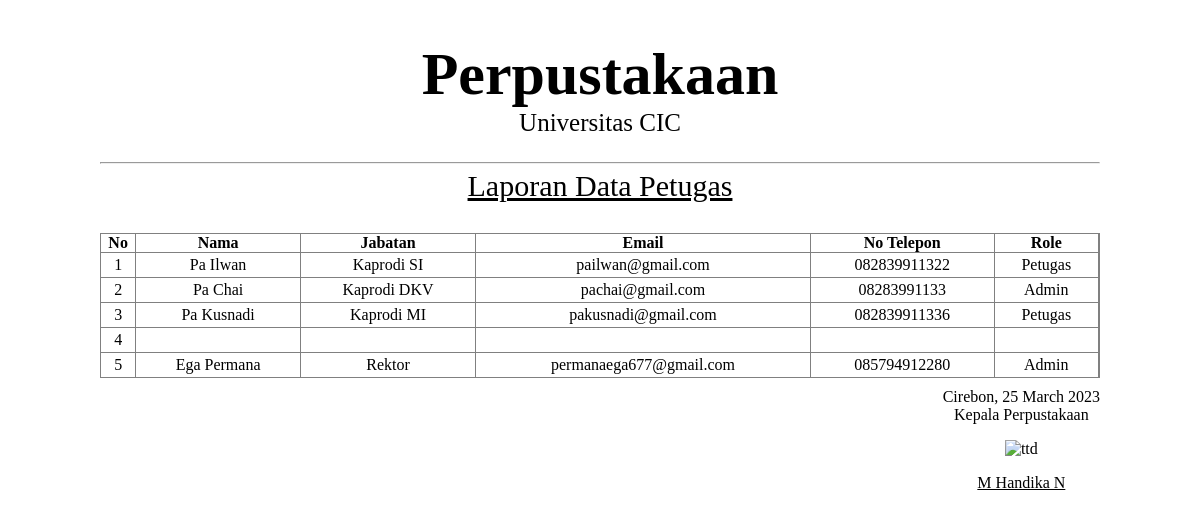
Page /Admin/lapPetugas.php on the committed database.
### tables this page shows
CREATE TABLE `petugas` (
  `id_petugas` int(11) NOT NULL,
  `nama_petugas` varchar(50) NOT NULL,
  `password` varchar(333) NOT NULL,
  `jabatan_petugas` varchar(50) NOT NULL,
  `email` varchar(100) NOT NULL,
  `no_telp` varchar(50) NOT NULL,
  `role` varchar(50) NOT NULL,
  `foto` text NOT NULL
);

### database.php (called while the page is built, shortened)
<?php
class database
{
    private $host = "localhost";
    private $user = "root";
    private $pas = "";
    private $db = "perpustakaan";
    private $koneksi = "";
    public function __construct()
    {
        $this->koneksi = mysqli_connect($this->host, $this->user, $this->pas, $this->db);
    }
    public function dataPetugas()
    {
        if (isset($_POST['cari'])) {
            $cari = $_POST['cari'];
            $query = mysqli_query($this->koneksi, "SELECT * FROM petugas WHERE petugas.nama_petugas LIKE '%$cari%' OR petugas.role LIKE '%$cari%'");
            while ($row = mysqli_fetch_array($query)) {
                $data[] = $row;
            }
            return $data;
        } else {
            $query = mysqli_query($this->koneksi, "SELECT * FROM petugas");
            while ($row = mysqli_fetch_array($query)) {
                $data[] = $row;
            }
            return $data;
        }
    }
}

### Admin/lapPetugas.php (the view, shortened to what this page needs)
<!DOCTYPE html>
<html lang="en">
<head>
</head>
<body onload="javascript:window.print()">
    <header>
        <h1>Perpustakaan</h1>
        <p>Universitas CIC</p>
    </header>
    <hr>
    <div class="body">
        <p>Laporan Data Petugas</p>
        <table cellpadding="0" cellspacing="0">
            <tr>
                <th>No</th>
                <th>Nama</th>
                <th>Jabatan</th>
                <th>Email</th>
                <th>No Telepon</th>
                <th>Role</th>
            </tr>
            <?php
            require_once '../database.php';
            $db = new database();
            $data = $db->dataPetugas();
            $no = 1;
            foreach ($data as $row) :
            ?>
                <tr>
                    <td><?= $no++; ?></td>
                    <td><?= $row['nama_petugas']; ?></td>
                    <td><?= $row['jabatan_petugas']; ?></td>
                    <td><?= $row['email']; ?></td>
                    <td><?= $row['no_telp']; ?></td>
                    <td><?= $row['role']; ?></td>
                </tr>
            <?php endforeach; ?>
        </table>
    </div>
    <footer>
        <table cellpadding="0" cellspacing="0">
            <tr>
                <td>
                    Cirebon, <?= date('d F Y'); ?>
                </td>
            </tr>
            <tr>
                <td>
                    Kepala Perpustakaan
                    <p>
                        <img src="img/ttd.jpeg" alt="ttd">
                    </p>
                    <u>M Handika N</u>
                </td>
            </tr>
        </table>
    </footer>
</body>
</html>

### Admin/lapPetugas.php (style rules this page uses)
body { margin: 0 auto; width: 1000px; }
header h1 { text-align: center; font-size: 60px; }
header p { margin-top: -40px; text-align: center; font-size: 25px; }
.body p { margin-top: -3px; text-align: center; font-size: 30px; text-decoration: underline; }
.body table { width: 100%; border: 1px solid grey; }
.body table th { border-right: 1px solid grey; }
.body table td { text-align: center; border-right: 1px solid grey; border-top: 1px solid grey; padding: 3px 5px; }
footer table { margin-top: 10px; float: right; }
footer td { align-items: center; text-align: center; }
footer p { align-items: center; text-align: center; }
footer img { width: 10%; }

### rows in the picture
petugas: nama_petugas "Pa Ilwan", jabatan_petugas "Kaprodi SI", email "pailwan@gmail.com", no_telp "082839911322", role "Petugas"
petugas: nama_petugas "Pa Chai", jabatan_petugas "Kaprodi DKV", email "pachai@gmail.com", no_telp "08283991133", role "Admin"
petugas: nama_petugas "Pa Kusnadi", jabatan_petugas "Kaprodi MI", email "pakusnadi@gmail.com", no_telp "082839911336", role "Petugas"
petugas: nama_petugas "Ega Permana", jabatan_petugas "Rektor", email "permanaega677@gmail.com", no_telp "085794912280", role "Admin"
